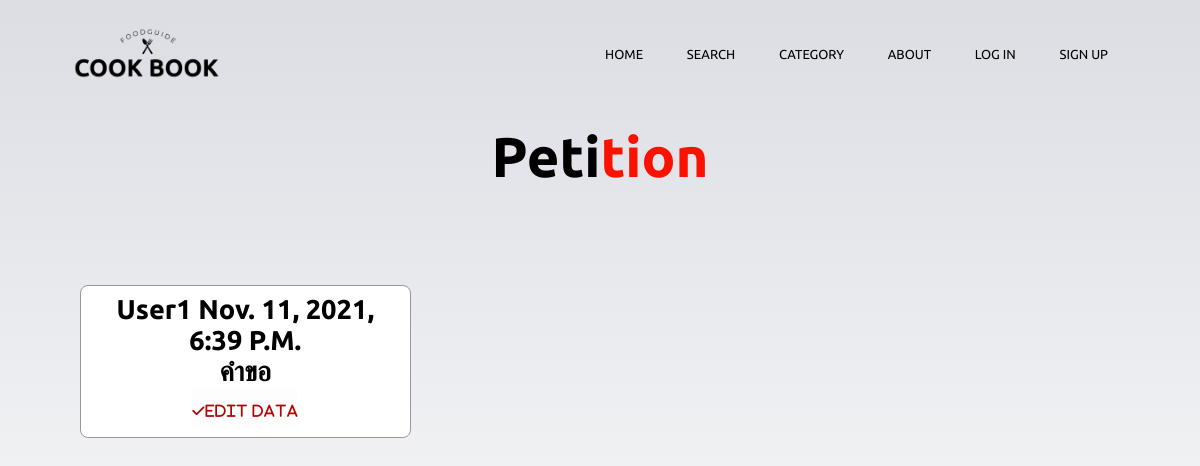
Page /recipe/petition on the committed database.
### recipe/models.py (models this page shows, shortened)
class petition (models.Model):
    user=models.ForeignKey(User,default=None, on_delete=models.PROTECT)
    petition = models.TextField(blank=True)
    date_added =models.DateTimeField(auto_now_add=True)
    class status(models.TextChoices):
        no = "no"
        confirm = "confirm"
    confirm = models.CharField(max_length=10,
        choices=status.choices,
        default=status.no,
        )

### recipe/views.py (the view)
# urls.py: path('petition', views.admin_petition, name="petition"),
def admin_petition (request):
    return render(request,'recipe/admin_petition.html',{
        "petition" :petition.objects.all()
        })

### recipe/templates/Recipe/admin_petition.html
{% extends 'recipe/base.html' %}
{% load static %}
{% block content %}
<section class="dishes" id="dishes">
    <h1 class="heading">Peti<span>tion</span></h1>
      <div class="box-container">
        {% for list_petition in petition %}
        {% if list_petition.confirm == "no" %}
              <div class="box">
                  <h3>{{list_petition.user}}
                    {{list_petition.date_added}} <br>
                    {{list_petition.petition}}<br></h3></a>
                    <button class="button" ><a class="fa fa-check" href="{% url 'admin:index' %}">Edit data</a></button>
              </div>
            {% endif %}
          {% endfor %}
      </div>
</section>
{% endblock %}

### static/css/style-cat.css (style rules this page uses)
* { margin: 0; padding: 0; font-family: 'Ubuntu', sans-serif; box-sizing: border-box; text-decoration: none; outline: none; border: none; text-transform: capitalize; transition: all .2s linear; }
body { background-image: linear-gradient(rgba(205, 207, 216, 0.7),rgba(255, 255, 255, 0.7)), url(/static/images/bg7.jpg) ; background-size: cover; background-position: center; background-attachment: fixed; }
.heading { text-align: center; font-size: 3.5rem; padding: 1rem; color: #666; }
.heading span { color: #f44336; }
.heading { text-align: center; font-size: 3.5rem; padding: 1rem; color: rgb(0, 0, 0); }
.heading span { color: #fa1100; }
.dishes .box-container { display: grid; grid-template-columns: repeat(auto-fit, minmax(28rem, 1fr)); gap: 1.5rem; }
.dishes .box-container .box { padding: 0.5rem; background: #fff; border-radius: .5rem; border: .1rem solid rgb(153, 151, 151); box-shadow: box-shadow; position: relative; overflow: hidden; text-align: center; }
.dishes .box-container .box h3 { color: black; font-size: 1.7rem; }

### static/css/addmenu.css (style rules this page uses)
* { margin: 0; padding: 0; font-family: 'Ubuntu', sans-serif; box-sizing: border-box; text-decoration: none; outline: none; border: none; text-transform: capitalize; transition: all .2s linear; }
body { background-image: linear-gradient(rgba(205, 207, 216, 0.7),rgba(255, 255, 255, 0.7)), url(/static/images/bg7.jpg) ; background-size: cover; background-position: center; background-attachment: fixed; }
.heading { text-align: center; font-size: 3.5rem; padding: 1rem; color: #666; }
.heading span { color: #f44336; }
.heading { text-align: center; font-size: 3.5rem; padding: 1rem; color: rgb(0, 0, 0); }
.heading span { color: #fa1100; }
.dishes .box-container { display: grid; grid-template-columns: repeat(3, 1fr); gap: 1.5rem; padding: 5rem; }
.dishes .box-container .box { padding: 0.5rem; background: #fff; border-radius: .5rem; border: .1rem solid rgb(153, 151, 151); box-shadow: box-shadow; position: relative; overflow: hidden; text-align: center; }
.dishes .box-container .box h3 { color: black; font-size: 1.7rem; }
button { text-decoration: none; padding-top: 15px; font-size: 14px; background-color: #fdfdfd; text-decoration: none; letter-spacing: 1px; padding-bottom: 10px; }
button .fa-check { color: rgb(177, 5, 5); }

### rows in the picture
petition: user "User1", date_added "Nov. 11, 2021, 6:39 P.m.", petition "คำขอ"
